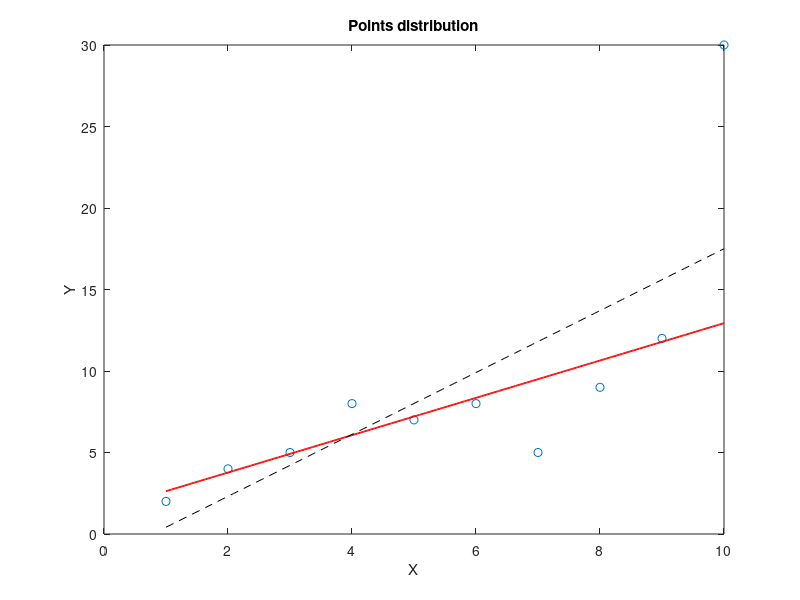
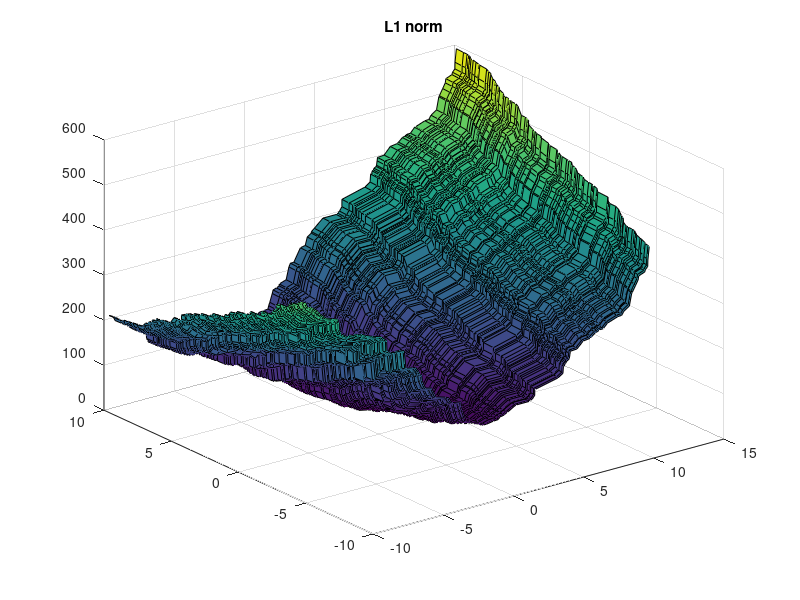
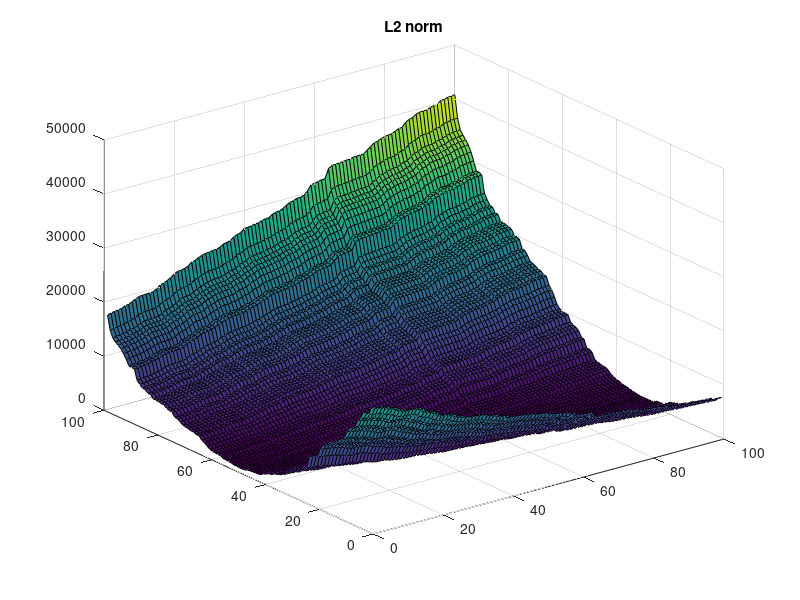
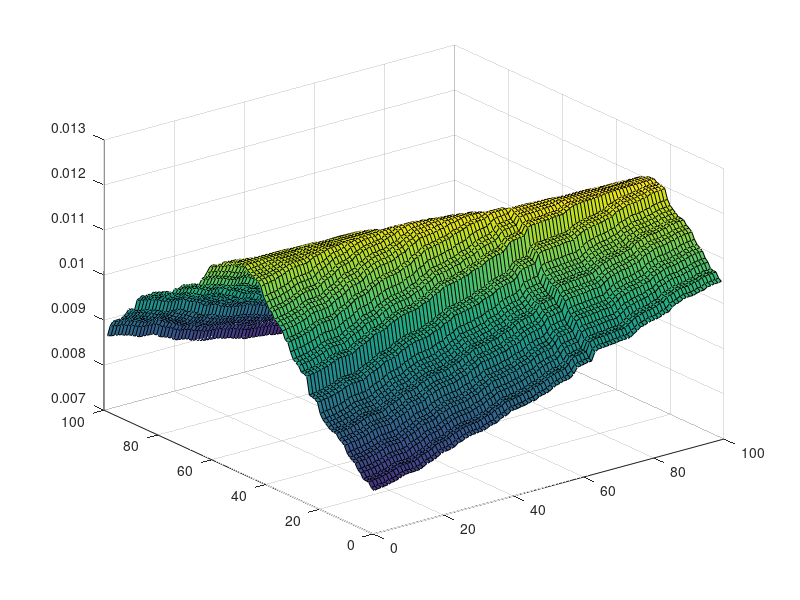

MATLAB code to generate these figures, in order:
close all
clear all
clc
X = [1:10];
Y = [2 4 5 8 7 8 5 9 12 30];

plot(X, Y,'o');
xlabel('X')
ylabel('Y')
title('Points distribution')

% error functions
err1 = @(y1,y2) sum(abs(y1 - y2));
err2 = @(y1,y2) sum((y1 - y2).^2);

% line
y = @(m,c,x) m*x + c;

% approximate range
N = 100;
% mrange = -5:10;
% crange = -10:15;
mrange = -5 + 15*rand(N,1);
crange = -10 + 25*rand(N,1);
mrange = sort(mrange);
crange = sort(crange);

% grid search
for ii = 1:length(mrange)
    for jj = 1:length(crange)
        ytest = y(mrange(ii),crange(jj),X);
        err_l1(ii,jj) = err1(Y, ytest);
        err_l2(ii,jj) = err2(Y, ytest);
    end
end
M = repmat(mrange,1,N);
C = repmat(crange',N,1);

figure
surf(C',M',err_l1)
title('L1 norm')
figure
surf(err_l2)
title('L2 norm')

% find probability
P = exp(-err_l1/1000);
k = sum(P);
p_L1 = P./k;
figure
surf(p_L1);
P = exp(-err_l2/1000);
k = sum(P);
p_L2 = P./k;
figure
surf(p_L2);

% Rejection Method
chance = rand(N*N,1);
ind = find(p_L1(:) > chance);


% find minimum
min_l1 = min(err_l1(:));
[row,col] = find(err_l1 == min_l1);
m1 = mrange(row);
c1 = crange(col);
x = linspace(1,10);
figure(1); hold on
plot(x,y(m1,c1,x),'r')
% l2
min_l2 = min(err_l2(:));
[row,col] = find(err_l2 == min_l2);
m2 = mrange(row);
c2 = crange(col);
x = linspace(1,10);
figure(1); hold on
plot(x,y(m2,c2,x),'--k')
